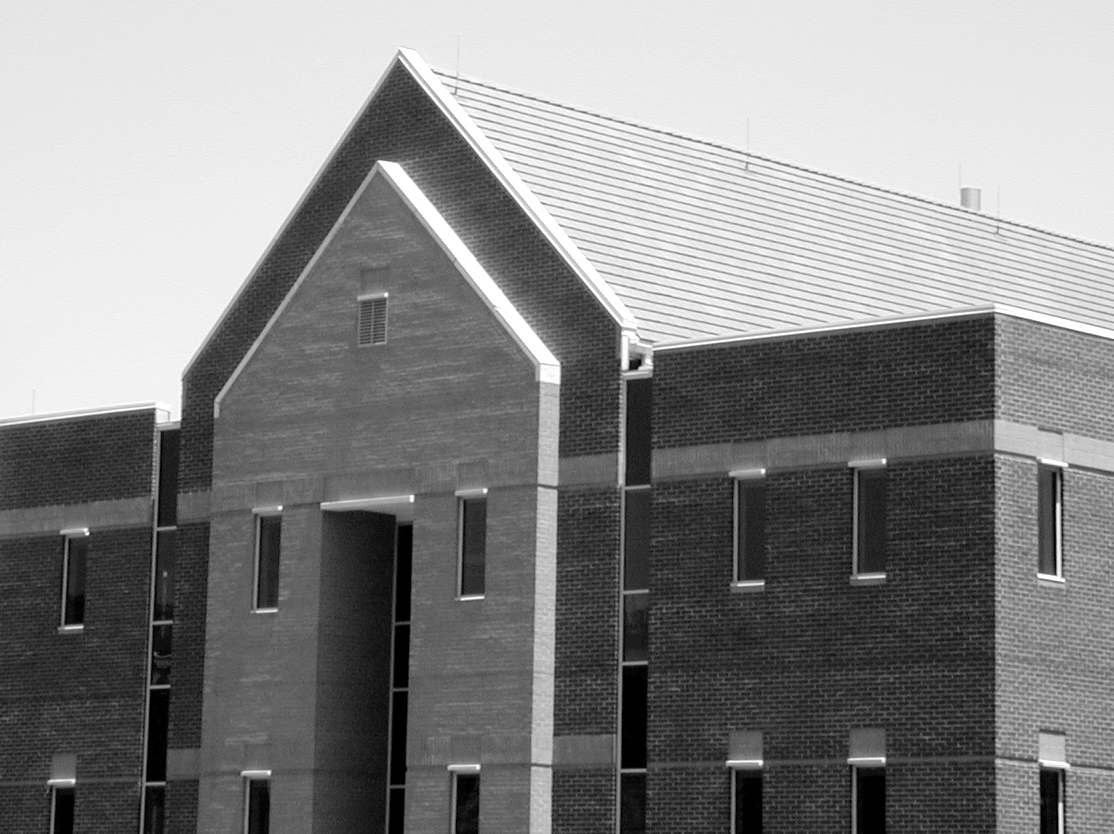
%> input picture Image Proccess/char_8_图像分割/pics/Fig1016(a)(building_original).tif, 1114 x 834 px
$ octave hough_BIANHUAN.m   (GNU Octave 9; MATLAB toolbox functions it lacks are replaced by stand-ins)
%> lines starting %> are read from the running program, lines starting %| are printed output that depends on the picture
clear all;close all;
I = imread('./pics/Fig1016(a)(building_original).tif');
%> I is the input picture: size 834x1114 uint8; min 0, max 255, mean 133.3
rotI = imrotate(I,33,'crop');
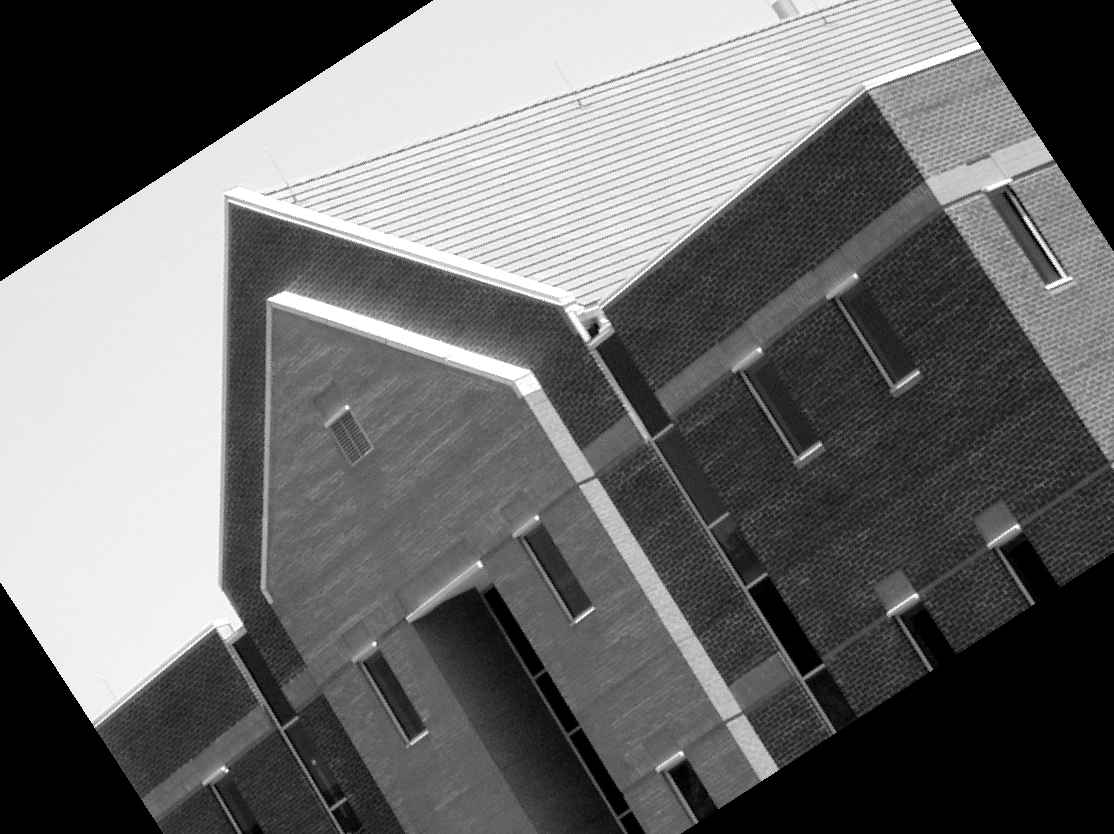
%> rotI: size 834x1114 uint8; min 0, max 255, mean 106.3
%rotI = I;
%imshow(rotI);
BW = edge(rotI,'canny');
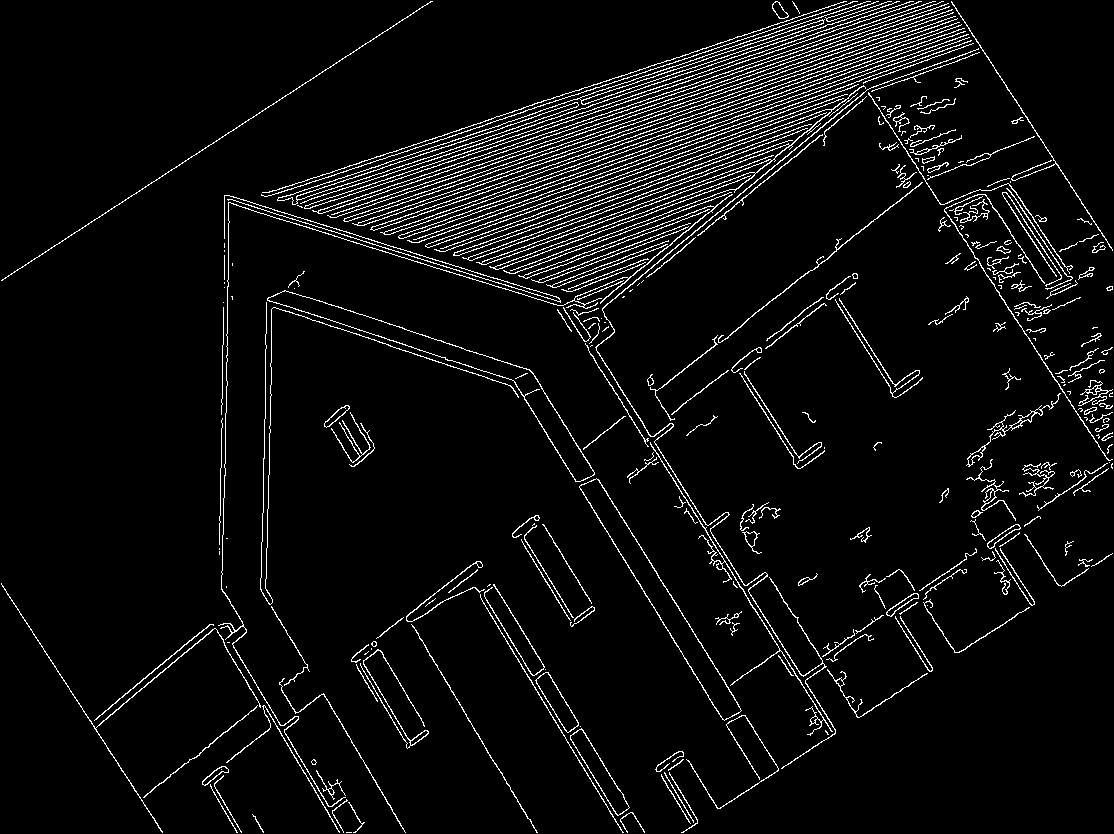
%> BW: size 834x1114 logical; 5.3% white in thin lines or dots
imshow(BW);
% hough变换，到r theta空间
[H,theta, rho] = hough(BW);
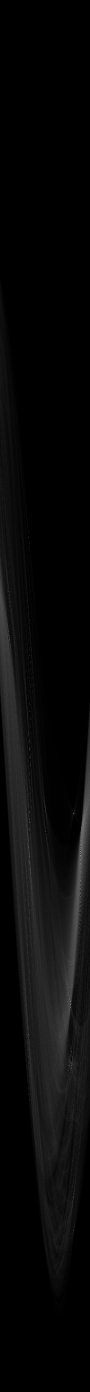
%> H: size 2783x180 double (shown at 1/2 size); min 0, max 505, mean 17.8; drawn with min black and max white
%> theta = 180 values from -90 to 89; rho = 2783 values from -1391 to 1391

% 画出r theta空间图
figure
imshow(imadjust(mat2gray(H)),[],...
       'XData',theta,...
       'YData',rho,...
       'InitialMagnification','fit');
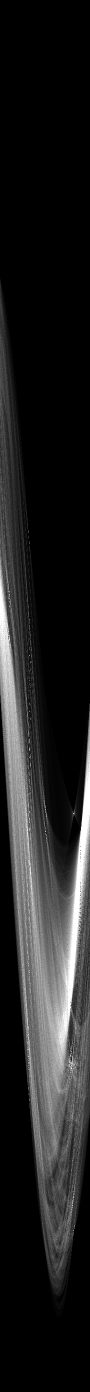
%> displayed picture: size 2783x180, on the screen's scale of 0 to 255 (shown at 1/2 size); min 0, max 255, mean 33.7
xlabel('\theta (degrees)')
ylabel('\rho')
axis on
axis normal
hold on
colormap(gca,hot)

% 找到相交最多的点
P = houghpeaks(H,5,'threshold',ceil(0.3*max(H(:))));
%> P = [1711 162; 1772 161; 1645 59; 1713 59; 2070 58]
x = theta(P(:,2));
%> x = [71 70 -32 -32 -33]
y = rho(P(:,1));
%> y = [319 380 253 321 678]
plot(x,y,'s','color','black');
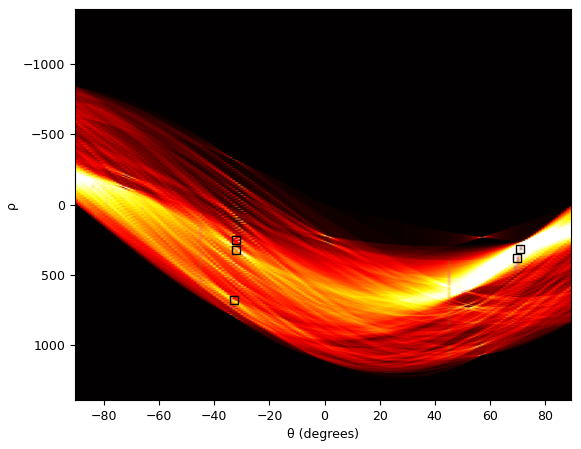
%> figure redrawn from the program's plot data

% 找到xy空间
lines = houghlines(BW,theta,rho,P,'FillGap',5,'MinLength',7);
%> lines = 41 lines; longest, point1 to point2 (x, y): (945, 210) to (1113, 469), (599, 480) to (740, 707), (865, 87) to (942, 205), (951, 11) to (848, 47), (596, 348) to (652, 437), (541, 387) to (595, 475)

% 在原图上显示
figure,imshow(rotI),hold on
max_len = 0;
for k=1:length(lines)
    xy = [lines(k).point1;lines(k).point2];
    plot(xy(:,1),xy(:,2),'LineWidth',2,'Color','green');

    % 画出线的起点和终点
    plot(xy(1,1),xy(1,2),'x','LineWidth',2,'Color','yellow');
    plot(xy(2,1),xy(2,2),'x','LineWidth',2,'Color','red');

    len = norm(lines(k).point1-lines(k).point2);
    if(len > max_len)
        max_len = len;
        xy_long = xy;
    end
end
%> this loop made 41 passes
%> (len, max_len, xy_long) on passes 1, 25, 41: (109.1, 109.1, [951 11; 848 47]), (267.2, 267.2, [599 480; 740 707]), (308.7, 308.7, [945 210; 1113 469])
%> (xy, len) on passes 2 to 7: ([837 50; 816 58], 22.47), ([759 77; 750 81], 9.85), ([742 83; 718 92], 25.63), ([707 95; 689 102], 19.31), ([672 107; 657 113], 16.16), ([649 115; 628 123], 22.47)

plot(xy_long(:,1),xy_long(:,2),'LineWidth',2,'Color','red');
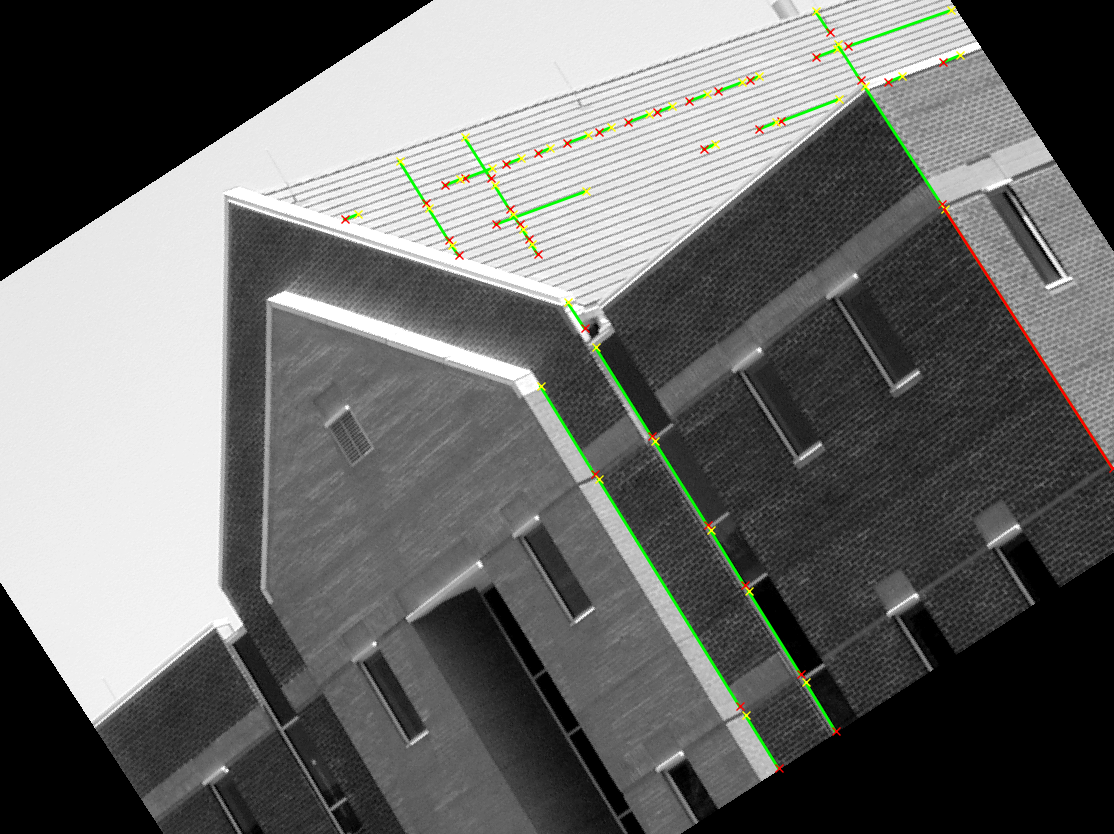
%> figure redrawn from the program's plot data
